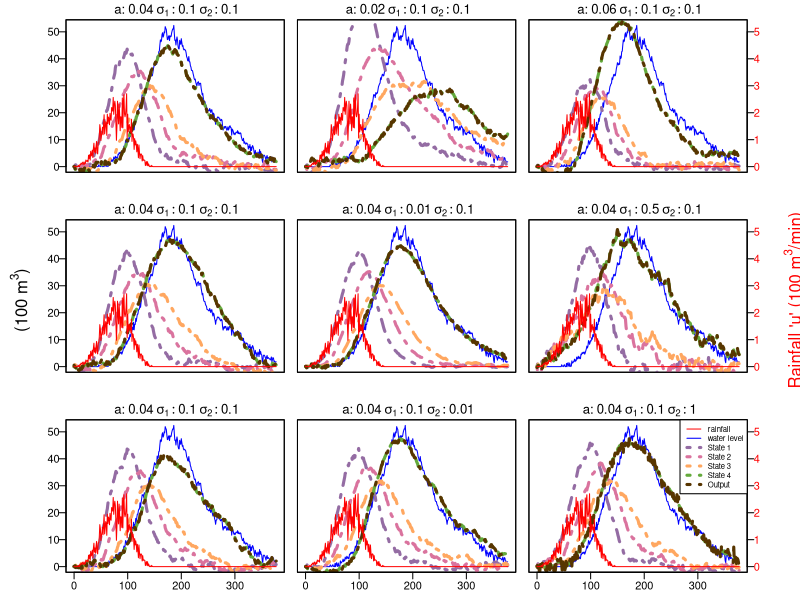

Recreate this plot in R.
setwd(dirname(dirname(rstudioapi::getActiveDocumentContext()$path)));getwd() # automatically sets WD to repo-base

b1 <- read.csv("data/rain1.csv")
set.seed(69)

# parameters
a <- 0.04
sigma1 <- 0.1
sigma2 <- 0.1
K_states <- 4

N <- length(b1$minutes) # dependent on what experiment we use

# initial state
X <- matrix(nrow=K_states,ncol=N)
X0 <- c(0,0,0,0) # column vector
X[,1] <- X0
B <- matrix(c(1,0,0,0),nrow=K_states) # column
C <- matrix(c(0,0,0,1),nrow=1) # row 

kalman_filter <- function(input, a, sigma1, sigma2){
  A <- matrix(c(1-a,0,0,0,
                a,1-a,0,0,
                0,a,1-a,0,
                0,0,a,0.98),nrow=4, byrow=TRUE)
  Sigma1 <- diag(4)*sigma1
  Sigma2 <- matrix(sigma2)
  Y <- numeric(N)
  Y[1] <- C%*%X[,1] + sqrt(Sigma2) %*% rnorm(1) # scalar (the level of water in basin)
  # running N steps Kalman filtering with input u_t (rainfall)
  for (I in 2:N){
    X[,I] <- A %*% X[,I-1,drop=FALSE] + B%*%input[I-1] + chol(Sigma1) %*% matrix(rnorm(4),ncol=1)
    Y[I] <- C %*% X[,I] + sqrt(Sigma2) %*% rnorm(1)
  }
  return(list(X = X, Y = Y))
}

as <- c(0.04, 0.02, 0.06)
sigma1s <- c(0.1, 0.01, 0.5)
sigma2s <- c(0.1, 0.01, 1)

a_sims <- vector("list", 3)
sigma1_sims <- vector("list", 3)
sigma2_sims <- vector("list", 3)

for (i in 1:3) {
  a_sims[[i]] <- kalman_filter(b1$u, as[i], sigma1, sigma2)
} # seems to work. allocates all 4 states into $X and output into $Y for each a-value.
for (i in 1:3) {
  sigma1_sims[[i]] <- kalman_filter(b1$u, a, sigma1s[i], sigma2)
} 
for (i in 1:3) {
  sigma2_sims[[i]] <- kalman_filter(b1$u, a, sigma1, sigma2s[i])
}

### TODO: MAKE MANY PLOTS WITH DIFFERENT PARAMETER VALUES in kalman_filter. see 1_1 with more compact plotting
kalman_plot <- function(data, simul, params, position, bottom, y_max){
  if (!(position %in% c("left", "right", "middle"))) {
    stop("Invalid side argument. Choose 'left', 'right' or 'middle'.")
  }
  
  plot(data$minutes, data$y, col="blue", type="l", 
       xlab="", ylab="", yaxt="n", xaxt="n",
       ylim=c(0, y_max))
  
  lw=3;lt=4
  lines(data$minutes,simul$X[1,], col="#946ca3", lwd=lw, lty=lt)
  lines(data$minutes,simul$X[2,], col="#da739e", lwd=lw, lty=lt)
  lines(data$minutes,simul$X[3,], col="#ffa760", lwd=lw, lty=lt)
  lines(data$minutes,simul$X[4,], col="#64aa3c", lwd=lw, lty=lt)
  lines(data$minutes,simul$Y, col="#573500", lwd=lw, lty=lt)

  if (position == "left"){
    #mtext(expression(paste("(100 ", m^3, ")")), side=2, line=2.5, col="black")
    axis(side=2, col.axis="black", las=1)
  }
  
  title <- bquote(.(title) ~ "a:" ~ .(params[1]) ~ sigma[1]: .(params[2]) ~ sigma[2]: .(params[3]))
  
  par(new=TRUE)
  plot(data$minutes, data$u, 
       col="red", lwd=1, type="l",
       xlab="", ylab="", yaxt="n", xaxt="n",
       main=title, 
       ylim=c(0, y_max/10))
  if (position == "right") {
    #mtext(expression(paste("Rainfall 'u' (100 ", m^3, "/min)")), side=4, line=2.5, col="red")
    axis(side=4, col.axis="red", las=1)
  } else if (position == "middle") {
  }
  if (bottom == TRUE){
    axis(side=1, col.axis="black", las=1)
  }
}


### plotting
y_max <- max(b1$y)
old_mar <- par("mar")
par(mfrow=c(3,3), oma=c(0,5,0,3), mar=c(2.1, 0, 1.5, 1), mgp = c(5, 0.5, 0))

# right side will be the water level for, left will be input water rain
kalman_plot(b1, a_sims[[1]], params=c(as[1],sigma1, sigma2), 
            "left", bottom=FALSE, y_max = y_max)
kalman_plot(b1, a_sims[[2]], params=c(as[2],sigma1, sigma2),
            "middle", bottom=FALSE, y_max = y_max)
kalman_plot(b1, a_sims[[3]], params=c(as[3],sigma1, sigma2),
            "right", bottom=FALSE, y_max = y_max)

kalman_plot(b1, sigma1_sims[[1]], params=c(a,sigma1s[1], sigma2),
            "left", bottom=FALSE, y_max = y_max)
kalman_plot(b1, sigma1_sims[[2]], params=c(a,sigma1s[2], sigma2),
            "middle", bottom=FALSE, y_max = y_max)
kalman_plot(b1, sigma1_sims[[3]], params=c(a,sigma1s[3], sigma2),
            "right", bottom=FALSE, y_max = y_max)

kalman_plot(b1, sigma2_sims[[1]], params=c(a,sigma1, sigma2s[1]),
            "left", bottom=TRUE, y_max = y_max)
kalman_plot(b1, sigma2_sims[[2]], params=c(a,sigma1, sigma2s[2]),
            "middle", bottom=TRUE, y_max = y_max)
kalman_plot(b1, sigma2_sims[[3]], params=c(a,sigma1, sigma2s[3]),
            "right", bottom=TRUE, y_max = y_max)


mtext("Time (minutes)", side=1, outer=TRUE, line=2.5)
mtext(expression(paste("(100 ", m^3, ")")), side=2, outer=TRUE, line=2.5, col="black")
mtext(expression(paste("Rainfall 'u' (100 ", m^3, "/min)")), side=4, outer=TRUE, line=2.5, col="red")
lw=3;lt=4
legend("topright", 
       legend = c("rainfall", "water level", "State 1", "State 2", "State 3", "State 4", "Output"), 
       col = c("red","blue","#946ca3", "#da739e", "#ffa760", "#64aa3c", "#573500"), 
       lwd = c(1, 1, lw, lw, lw, lw, lw),
       lty = c(1, 1, lt, lt, lt, lt, lt),
       cex=0.7)
